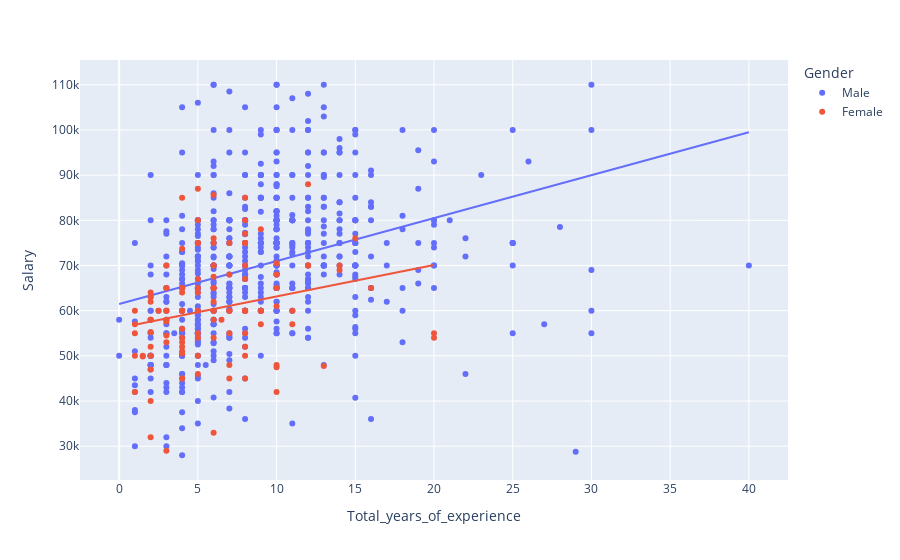

The code cell stored with this chart in its notebook:
### Markdown cell above
**The visualization clearly indicates that the average salary for unlimited contracts surpasses that of Temporary contracts.**

### Code cell
fig=px.scatter(top_p,x="Total_years_of_experience",y="Salary",trendline="ols",color="Gender")
fig.show()

### Figure 1 — Plotly figure (JSON) as saved in the notebook; plotly's stock layout.template omitted (floating-point values rounded to 4 significant figures; data arrays with more than 128 entries replaced by an {"elided": "..."} marker saying what was removed)
{"data": [{"hovertemplate": "Gender=Male<br>Total_years_of_experience=%{x}<br>Salary=%{y}<extra></extra>", "legendgroup": "Male", "marker": {"color": "#636efa", "symbol": "circle"}, "mode": "markers", "name": "Male", "orientation": "v", "showlegend": true, "type": "scatter", "x": {"elided": "631 float values"}, "xaxis": "x", "y": {"elided": "631 int values"}, "yaxis": "y"}, {"hovertemplate": "<b>OLS trendline</b><br>Salary = 950.371 * Total_years_of_experience + 61469.6<br>R<sup>2</sup>=0.112068<br><br>Gender=Male<br>Total_years_of_experience=%{x}<br>Salary=%{y} <b>(trend)</b><extra></extra>", "legendgroup": "Male", "marker": {"color": "#636efa", "symbol": "circle"}, "mode": "lines", "name": "Male", "showlegend": false, "type": "scatter", "x": {"elided": "631 float values"}, "xaxis": "x", "y": {"elided": "631 float values"}, "yaxis": "y"}, {"hovertemplate": "Gender=Female<br>Total_years_of_experience=%{x}<br>Salary=%{y}<extra></extra>", "legendgroup": "Female", "marker": {"color": "#EF553B", "symbol": "circle"}, "mode": "markers", "name": "Female", "orientation": "v", "showlegend": true, "type": "scatter", "x": [7, 12, 12, 8, 10, 6, 10, 6, 6, 8, 3, 7, 20, 20, 5, 6, 8, 5, 15, 14, 2, 6, 4, 6, 6, 9, 6.5, 12, 9, 5, 8, 4, 4, 3, 3, 2, 2, 4, 3, 6, 2, 6, 11, 4, 1.5, 2, 2, 10, 4, 6, 2, 4, 4, 10, 5, 6, 3, 6, 3, 9, 8, 5, 8, 8, 4, 1, 10, 5, 3, 5, 1, 1, 8, 6, 2, 1, 1, 4, 2, 7, 10, 8, 8, 4, 14, 7, 6, 8, 6, 5, 5, 8, 8, 9, 2, 4, 11, 16, 7, 5, 4, 13, 2.5, 7, 1.5, 3, 5, 4, 2, 4, 7, 5, 10, 3, 4, 8], "xaxis": "x", "y": [45000, 88000, 70000, 60000, 70500, 60000, 61000, 62000, 65000, 75000, 70000, 68000, 55000, 54000, 60000, 60000, 50000, 50000, 76000, 69000, 55200, 65000, 65000, 54000, 70000, 57000, 58000, 70000, 78000, 67000, 80000, 53000, 85000, 58000, 60000, 58000, 50000, 52000, 60000, 67500, 64000, 65000, 57000, 60000, 50000, 47000, 58000, 48000, 65000, 76000, 62000, 45000, 56000, 68000, 54000, 70000, 53000, 75000, 54500, 60000, 75000, 65000, 60000, 45000, 51000, 50000, 42000, 46000, 29000, 55000, 57000, 60000, 77000, 33000, 52000, 55000, 42000, 60000, 40000, 55000, 65000, 52000, 85000, 54000, 70000, 48000, 58000, 67000, 85600, 75000, 80000, 70000, 60000, 60000, 32000, 64000, 60000, 65000, 60000, 87000, 73700, 47745, 60000, 60000, 49850, 65000, 75000, 45000, 63000, 65000, 75000, 64000, 47500, 57600, 50500, 55000], "yaxis": "y"}, {"hovertemplate": "<b>OLS trendline</b><br>Salary = 695.901 * Total_years_of_experience + 56208.9<br>R<sup>2</sup>=0.051890<br><br>Gender=Female<br>Total_years_of_experience=%{x}<br>Salary=%{y} <b>(trend)</b><extra></extra>", "legendgroup": "Female", "marker": {"color": "#EF553B", "symbol": "circle"}, "mode": "lines", "name": "Female", "showlegend": false, "type": "scatter", "x": [1, 1, 1, 1, 1, 1.5, 1.5, 2, 2, 2, 2, 2, 2, 2, 2, 2, 2, 2, 2.5, 3, 3, 3, 3, 3, 3, 3, 3, 3, 4, 4, 4, 4, 4, 4, 4, 4, 4, 4, 4, 4, 4, 4, 4, 4, 5, 5, 5, 5, 5, 5, 5, 5, 5, 5, 5, 5, 6, 6, 6, 6, 6, 6, 6, 6, 6, 6, 6, 6, 6, 6, 6, 6.5, 7, 7, 7, 7, 7, 7, 7, 8, 8, 8, 8, 8, 8, 8, 8, 8, 8, 8, 8, 8, 8, 9, 9, 9, 9, 10, 10, 10, 10, 10, 10, 10, 11, 11, 12, 12, 12, 13, 14, 14, 15, 16, 20, 20], "xaxis": "x", "y": [56900.0, 56900.0, 56900.0, 56900.0, 56900.0, 57250.0, 57250.0, 57600.0, 57600.0, 57600.0, 57600.0, 57600.0, 57600.0, 57600.0, 57600.0, 57600.0, 57600.0, 57600.0, 57950.0, 58300.0, 58300.0, 58300.0, 58300.0, 58300.0, 58300.0, 58300.0, 58300.0, 58300.0, 58990.0, 58990.0, 58990.0, 58990.0, 58990.0, 58990.0, 58990.0, 58990.0, 58990.0, 58990.0, 58990.0, 58990.0, 58990.0, 58990.0, 58990.0, 58990.0, 59690.0, 59690.0, 59690.0, 59690.0, 59690.0, 59690.0, 59690.0, 59690.0, 59690.0, 59690.0, 59690.0, 59690.0, 60380.0, 60380.0, 60380.0, 60380.0, 60380.0, 60380.0, 60380.0, 60380.0, 60380.0, 60380.0, 60380.0, 60380.0, 60380.0, 60380.0, 60380.0, 60730.0, 61080.0, 61080.0, 61080.0, 61080.0, 61080.0, 61080.0, 61080.0, 61780.0, 61780.0, 61780.0, 61780.0, 61780.0, 61780.0, 61780.0, 61780.0, 61780.0, 61780.0, 61780.0, 61780.0, 61780.0, 61780.0, 62470.0, 62470.0, 62470.0, 62470.0, 63170.0, 63170.0, 63170.0, 63170.0, 63170.0, 63170.0, 63170.0, 63860.0, 63860.0, 64560.0, 64560.0, 64560.0, 65260.0, 65950.0, 65950.0, 66650.0, 67340.0, 70130.0, 70130.0], "yaxis": "y"}], "layout": {"legend": {"title": {"text": "Gender"}, "tracegroupgap": 0}, "margin": {"t": 60}, "xaxis": {"anchor": "y", "domain": [0, 1], "title": {"text": "Total_years_of_experience"}}, "yaxis": {"anchor": "x", "domain": [0, 1], "title": {"text": "Salary"}}}}
